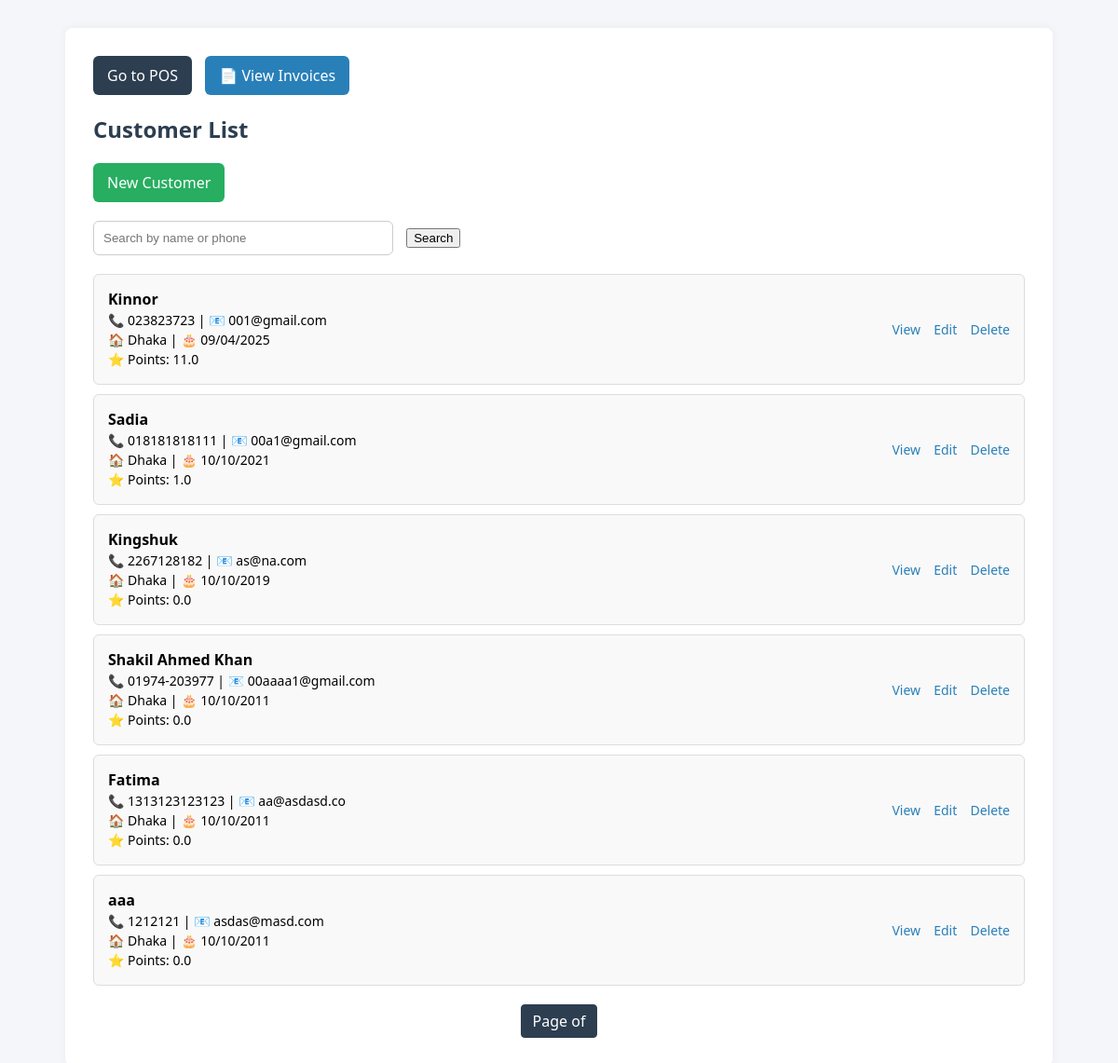
Before: / with the older database file.
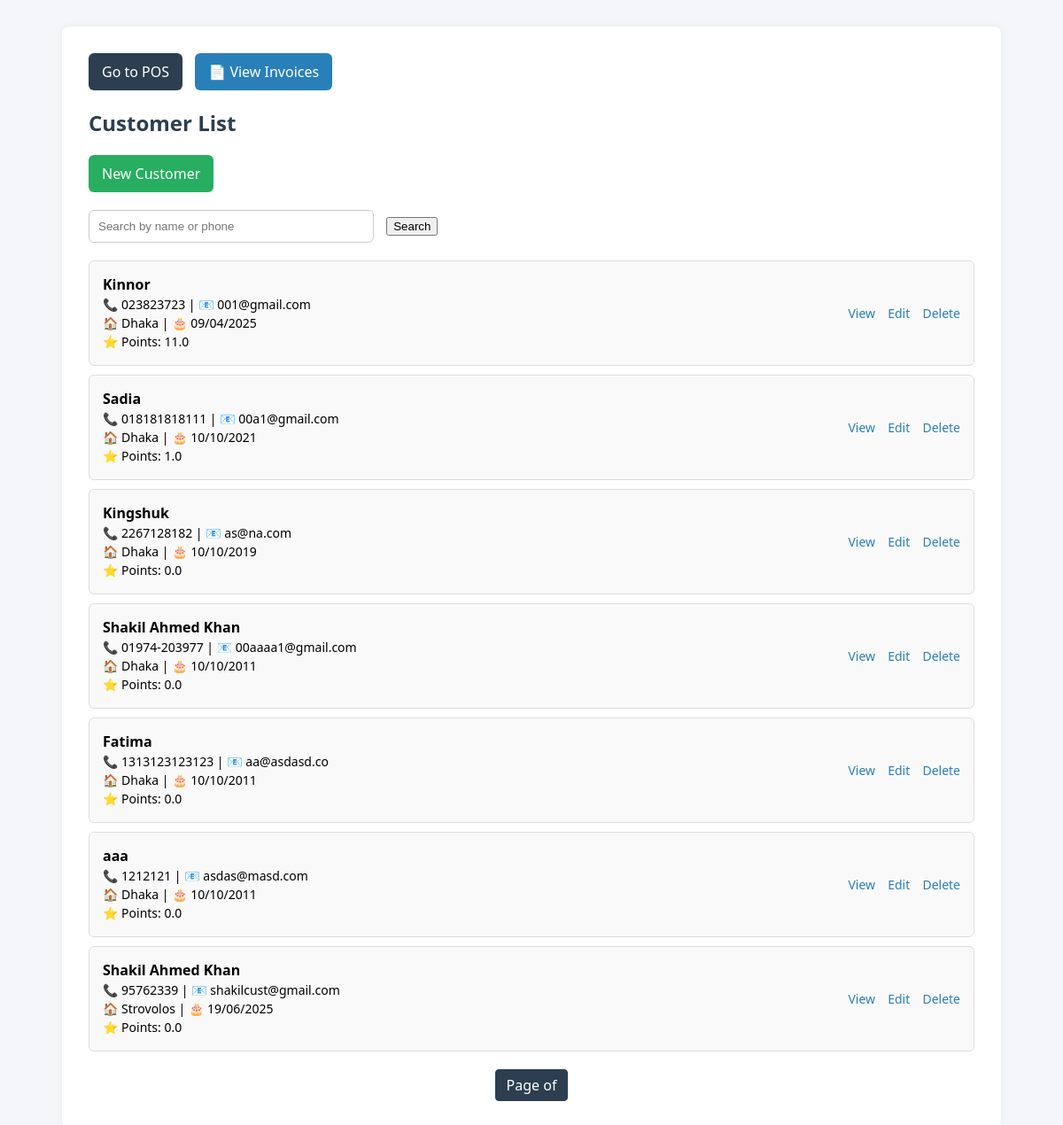
After: the same page with the newer database file.
### customer/models.py (models this page shows, shortened)
class Customer(models.Model):
    name = models.CharField(max_length=100)
    phone = models.CharField(max_length=15, unique=True)
    address = models.CharField(max_length=100)
    email = models.EmailField(unique=True)
    date_of_birth = models.DateField()
    point = models.FloatField(default=0)

### customer/views.py (the view)
# urls.py: path('', CustomerListView.as_view(), name='customer-list'),
class CustomerListView(ListView):
    model = Customer
    template_name = 'customer/customer_list.html'
    context_object_name = 'customers'
    paginate_by = 10 # Shows 10 per page
    def get_queryset(self):
        query = self.request.GET.get('q')
        qs = super().get_queryset()
        if query:
            qs = qs.filter(
                Q(name__icontains=query) |
                Q(phone__icontains=query) |
                Q(email__icontains=query)
            )
        return qs
    def get_context_data(self, **kwargs):
        context = super().get_context_data(**kwargs)
        context["query"] = self.request.GET.get("q", "")
        return context

### customer/templates/customer/customer_list.html (shortened to what this page needs)
<!DOCTYPE html>
<html lang="en">
<head>
</head>
<body>
<div class="container">
    <a href="{% url 'sell-medicine' %}" class="back-button">Go to POS</a>
    <a href="{% url 'invoices-list' %}" class="btn-inline" style="background: #2980b9; margin-bottom: 20px;">📄 View Invoices</a>
    <h2>Customer List</h2>
    <a href="{% url 'customer-add' %}" class="btn">New Customer</a>
    <form method="get">
        <input type="text" name="q" value="{{ request.GET.q }}" placeholder="Search by name or phone">
        <button type="submit">Search</button>
    </form>
    <ul>
        {% for customer in customers %}
        <li>
            <div class="info">
                <strong>{{ customer.name }}</strong>
                <p>📞 {{ customer.phone }} | 📧 {{ customer.email }}</p>
                <p>🏠 {{ customer.address }} | 🎂 {{ customer.date_of_birth|date:"d/m/Y" }}</p>
                <p>⭐ Points: {{ customer.point }}</p>
            </div>
            <div class="actions">
                <a href="{% url 'customer-detail' customer.pk %}">View</a>
                <a href="{% url 'customer-edit' customer.pk %}">Edit</a>
                <a href="{% url 'customer-delete' customer.pk %}">Delete</a>
            </div>
        </li>
        {% empty %}
        <li>No customers found.</li>
        {% endfor %}
    </ul>
    <div class="pagination">
        <span class="current">Page {{ customers.number }} of {{ customers.paginator.num_pages }}</span>
    </div>
</div>
</body>
</html>

### customer/templates/customer/customer_list.html (style rules this page uses)
body { font-family: 'Segoe UI', sans-serif; background: #f4f6f9; margin: 0; padding: 30px; }
.container { max-width: 1000px; margin: auto; background: white; padding: 30px; box-shadow: 0 0 10px rgba(0,0,0,0.05); border-radius: 8px; }
h2 { color: #2c3e50; margin-top: 0; }
.btn { display: inline-block; padding: 10px 15px; margin-bottom: 20px; background-color: #27ae60; color: white; border-radius: 6px; text-decoration: none; }
form { margin-bottom: 20px; }
input[type="text"] { width: 300px; padding: 10px; border: 1px solid #ccc; border-radius: 6px; margin-right: 10px; }
ul { list-style-type: none; padding: 0; }
li { background-color: #f9f9f9; margin-bottom: 10px; padding: 15px; border: 1px solid #ddd; border-radius: 6px; display: flex; justify-content: space-between; align-items: center; flex-wrap: wrap; }
.info { flex-grow: 1; }
.info p { margin: 2px 0; font-size: 14px; }
.actions a { margin-left: 10px; font-size: 14px; color: #2980b9; text-decoration: none; }
.pagination { text-align: center; margin-top: 20px; }
.pagination span, .pagination a { display: inline-block; margin: 0 5px; padding: 6px 12px; border: 1px solid #ccc; border-radius: 4px; text-decoration: none; color: #2c3e50; }
.pagination .current { background-color: #2c3e50; color: white; border-color: #2c3e50; }
.btn-inline { display: inline-block; width: auto; padding: 10px 15px; margin-left: 10px; text-decoration: none; background: #27ae60; color: white; border-radius: 6px; }
.back-button { display: inline-block; margin-bottom: 20px; padding: 10px 15px; background: #2c3e50; color: white; border-radius: 6px; text-decoration: none; }

Changed rows visible on the page:
added Customer: name "Shakil Ahmed Khan", phone "95762339", email "shakilcust@gmail.com", address "Strovolos", date_of_birth "19/06/2025", point "0.0"
